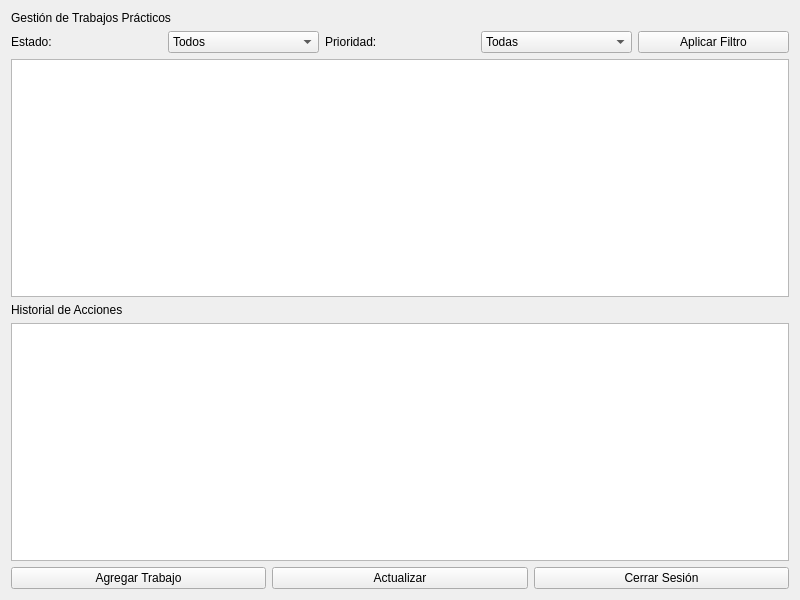
<?xml version="1.0" encoding="UTF-8"?>
<ui version="4.0">
 <class>MainWindow</class>
 <widget class="QWidget" name="MainWindow">
  <property name="geometry">
   <rect>
    <x>0</x>
    <y>0</y>
    <width>800</width>
    <height>600</height>
   </rect>
  </property>
  <property name="windowTitle">
   <string>Trabajos Prácticos</string>
  </property>
  <layout class="QVBoxLayout" name="verticalLayout">
   <item>
    <widget class="QLabel" name="labelTitle">
     <property name="text">
      <string>Gestión de Trabajos Prácticos</string>
     </property>
    </widget>
   </item>
   <item>
    <layout class="QHBoxLayout" name="horizontalLayoutFilters">
     <item>
      <widget class="QLabel" name="labelFilterStatus">
       <property name="text">
        <string>Estado:</string>
       </property>
      </widget>
     </item>
     <item>
      <widget class="QComboBox" name="comboBoxStatus">
       <item>
        <property name="text">
         <string>Todos</string>
        </property>
       </item>
       <item>
        <property name="text">
         <string>Pendiente</string>
        </property>
       </item>
       <item>
        <property name="text">
         <string>Completado</string>
        </property>
       </item>
      </widget>
     </item>
     <item>
      <widget class="QLabel" name="labelFilterPriority">
       <property name="text">
        <string>Prioridad:</string>
       </property>
      </widget>
     </item>
     <item>
      <widget class="QComboBox" name="comboBoxPriority">
       <item>
        <property name="text">
         <string>Todas</string>
        </property>
       </item>
       <item>
        <property name="text">
         <string>Baja</string>
        </property>
       </item>
       <item>
        <property name="text">
         <string>Media</string>
        </property>
       </item>
       <item>
        <property name="text">
         <string>Alta</string>
        </property>
       </item>
      </widget>
     </item>
     <item>
      <widget class="QPushButton" name="pushButtonApplyFilter">
       <property name="text">
        <string>Aplicar Filtro</string>
       </property>
      </widget>
     </item>
    </layout>
   </item>
   <item>
    <widget class="QTableWidget" name="tableWidgetJobs">
    </widget>
   </item>
   <item>
    <widget class="QLabel" name="labelHistory">
     <property name="text">
      <string>Historial de Acciones</string>
     </property>
    </widget>
   </item>
   <item>
    <widget class="QTableWidget" name="tableWidgetHistory">
    </widget>
   </item>
   <item>
    <layout class="QHBoxLayout" name="horizontalLayoutButtons">
     <item>
      <widget class="QPushButton" name="pushButtonAddJob">
       <property name="text">
        <string>Agregar Trabajo</string>
       </property>
      </widget>
     </item>
     <item>
      <widget class="QPushButton" name="pushButtonRefresh">
       <property name="text">
        <string>Actualizar</string>
       </property>
      </widget>
     </item>
     <item>
      <widget class="QPushButton" name="pushButtonLogout">
       <property name="text">
        <string>Cerrar Sesión</string>
       </property>
      </widget>
     </item>
    </layout>
   </item>
  </layout>
 </widget>
 <resources/>
 <connections/>
</ui>
